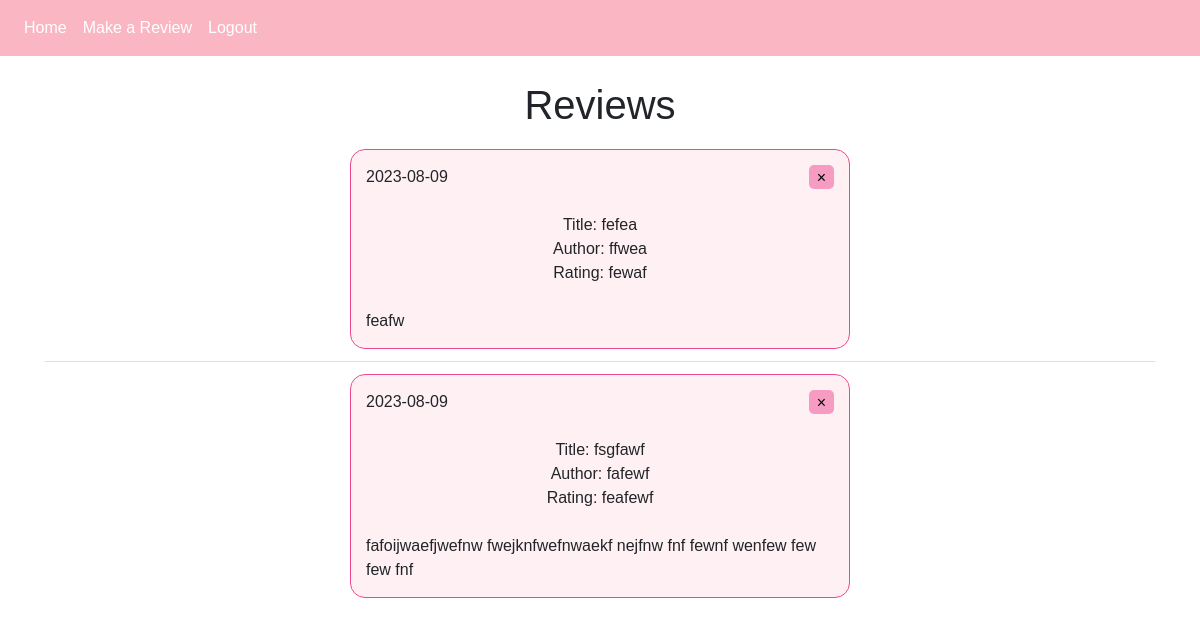
The page /home (signed in) on the database as committed earlier.
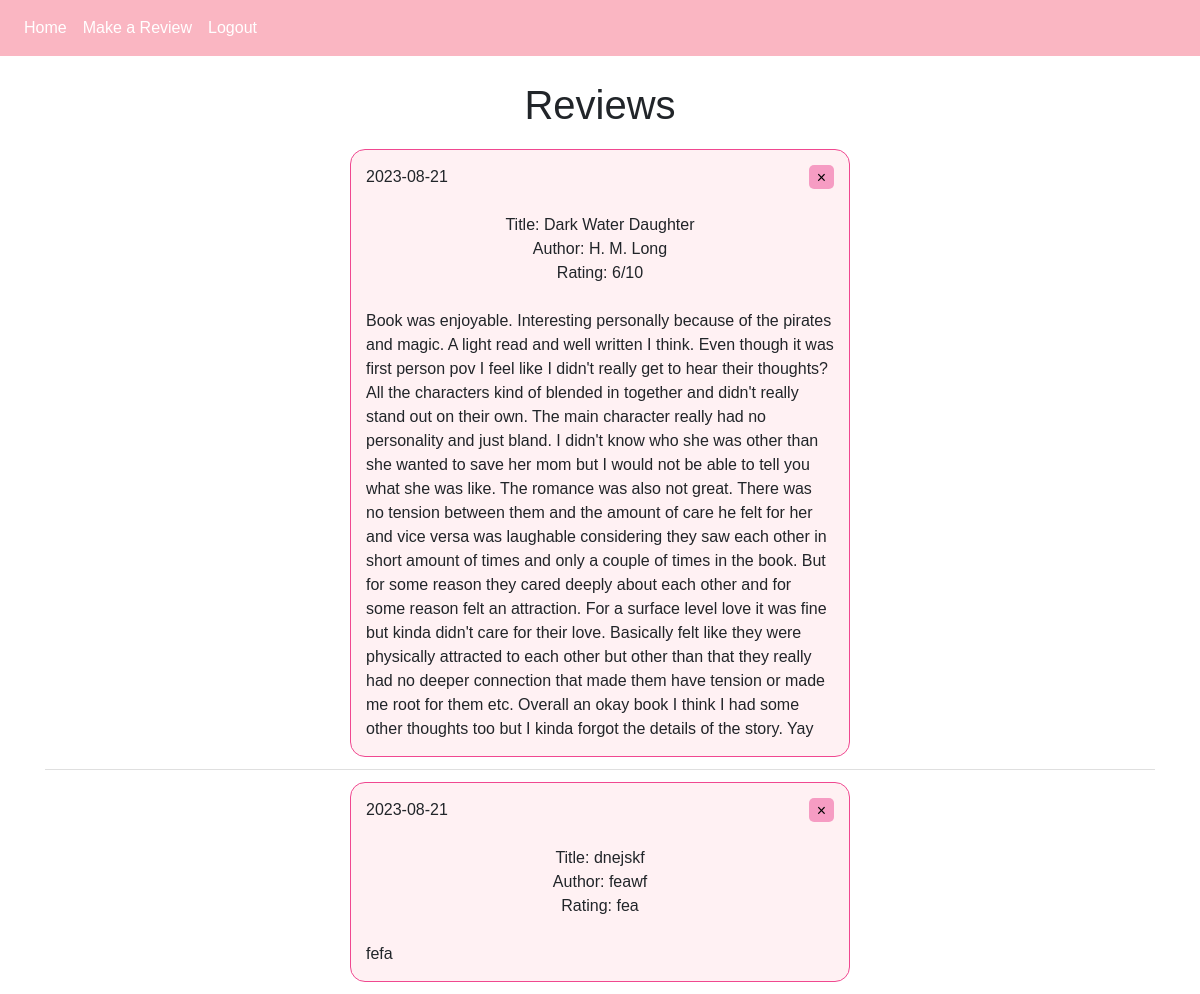
The same page on the database as committed later.
### website/models.py (models this page shows)
class Note(db.Model):
    id = db.Column(db.Integer, primary_key=True)
    title = db.Column(db.String(10000))
    author = db.Column(db.String(10000))
    rating = db.Column(db.String(10000))
    review = db.Column(db.String(10000))
    date = db.Column(db.DateTime(timezone=True), default=func.now())
    user_id = db.Column(db.Integer, db.ForeignKey('user.id'))

### website/views.py (the view)
@views.route('/home', methods=['GET', 'POST'])
@login_required
def home():
    return render_template("home.html", user=current_user)

### website/__init__.py (called while the page is built)
def create_app():
    app = Flask(__name__)
    app.secret_key = 'fnejnf'
    app.config['SQLALCHEMY_DATABASE_URI'] = f'sqlite:///{DB_NAME}'
    db.init_app(app)
    login_manager = LoginManager()
    login_manager.login_view = 'auth.login'
    login_manager.init_app(app)
    from .views import views
    from .auth import auth
    app.register_blueprint(views, url_prefix='/')
    app.register_blueprint(auth, url_prefix='/')
    from . import models
    with app.app_context():
        db.create_all()
    @login_manager.user_loader
    def load_user(id):
        return models.User.query.get(int(id))
    return app

### website/templates/home.html
{% extends "base.html" %} {% block title %}Home{% endblock %}
    {% block content %}
    <h1 class="title">Reviews</h1>
    <ul class="list-group list-group-flush" id="notes">
        {% for note in user.notes  %}
        <li class="list-group-item">
            <div class="homepage">
                <div class="homeDate">{{note.date.strftime('%Y-%m-%d')}}
                    <div class="xButton">
                        <button type="submit" class="xbutton" onClick="deleteNote({{ note.id }})">
                        <span aria-hidden="true">&times;</span></button>
                    </div>
                </div>
                <br>
                <div class="homeTitle">Title: {{ note.title }} </div>
                <div class="homeAuthor">Author: {{ note.author }}</div>
                <div class="homeRating">Rating: {{ note.rating }}</div>
                <br>
                <div class="homeReview">{{ note.review }}</div>
            </div>
        </li>
        {% endfor %}
    </ul>
    {% endblock %}

### website/templates/base.html (shortened to what this page needs)
<!DOCTYPE html>
<html>
  <head>
    <link
      rel="stylesheet"
      href="https://stackpath.bootstrapcdn.com/bootstrap/4.4.1/css/bootstrap.min.css"
    />
    <link
      rel="stylesheet"
      href="https://stackpath.bootstrapcdn.com/font-awesome/4.7.0/css/font-awesome.min.css"
    />
    <link rel="stylesheet" href="{{ url_for('static', filename= 'css/style.css') }}">
  </head>
  <body>
    <nav class="navbar navbar-expand-lg">
      <div class="collapse navbar-collapse" id="navbar">
        <div class="navbar-nav">
            {% if user.is_authenticated %}
            <a class="nav-item nav-link" id="home" href="/home">Home</a>
            <a class="nav-item nav-link" id="book-review" href="/book-review">Make a Review</a>
            <a class="nav-item nav-link" id="logout" href="/logout">Logout</a>
            {% else %}
            <a class="nav-item nav-link" id="login" href="/login">Login</a>
            <a class="nav-item nav-link" id="sign-up" href="/sign-up">Sign Up</a>
            {% endif %}
        </div>
      </div>
    </nav>
    <div class="container">
    {% block content %}
    {% endblock %}
    </div>
  </body>
</html>

### website/static/css/style.css (style rules this page uses)
* { font-family: Verdana, Geneva, Tahoma, sans-serif; }
.title { margin-top: 25px; text-align: center; }
.homepage { background: rgb(255, 241, 243); padding: 15px; border: 1px solid #f04890; height: auto; width: 500px; border-radius: 15px; border: 1px solid #f04890; margin-left: auto; margin-right: auto; }
.xbutton { display: inline-block; width: 25px; height: 24px; background: #f69cc3; border: none; border-radius: 5px; }
.xButton { float: right; }
.homeReview { display: inline-block; white-space: pre-wrap; overflow-wrap: break-word; }
.homeTitle, .homeAuthor, .homeRating { text-align: center; }
.navbar { background-color: rgb(250, 182, 194); }
.nav-item { color: white; }

Rows that differ between the two databases and show on the page:
removed Note: date "2023-08-09", title "fefea", author "ffwea", rating "fewaf", review "feafw"
removed Note: date "2023-08-09", title "fsgfawf", author "fafewf", rating "feafewf", review "fafoijwaefjwefnw fwejknfwefnwaekf nejfnw fnf fewnf wenfew few few fnf"
added Note: date "2023-08-21", title "Dark Water Daughter", author "H. M. Long", rating "6/10", review "Book was enjoyable. Interesting personally because of the pirates and magic. A light read and well written I think. Even though it was first person pov I feel like I didn't really get to hear their thoughts? All the characters kind of blended in together and didn't really stand out on their own. The main character really had no personality and just bland. I didn't know who she was other than she wanted to save her mom but I would not be able to tell you what she was like. The romance was also not great. There was no tension between them and the amount of care he felt for her and vice versa was laughable considering they saw each other in short amount of times and only a couple of times in…"
added Note: date "2023-08-21", title "dnejskf", author "feawf", rating "fea", review "fefa"
